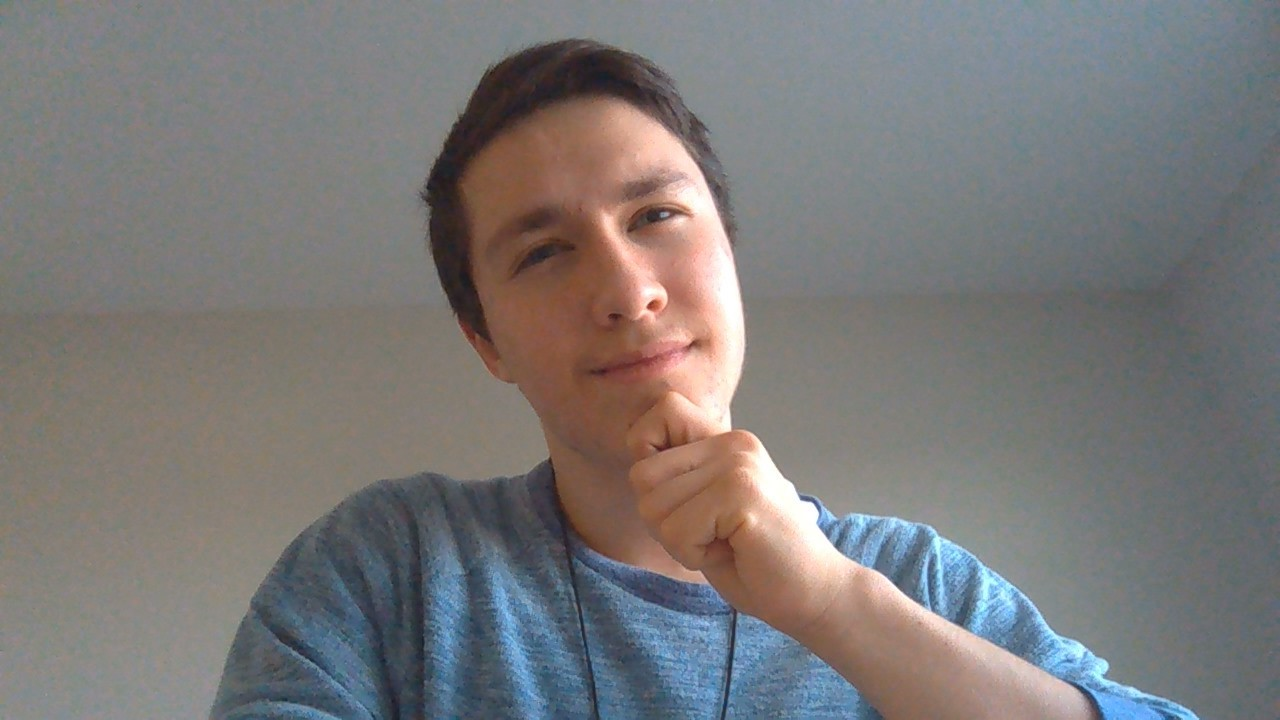
#> input picture Alex.jpg, 1280 x 720 px
$ python -i ImageSketcher.py   (imports and definitions only)
#> lines starting #> are read from the running program, lines starting #| are printed output that depends on the picture; after the words box and inside, x2 and y2 are one past the last pixel; in counts of white or black regions, pixels touching at a corner belong together
#> further down, picture is the input picture: shape (720, 1280, 3); mean B, G, R 120.2, 120.5, 122.6
import cv2
import scipy.ndimage
import numpy as np
from PIL import Image

thresh_in = 240
thresh_out = 255

#An ImageSketcher takes in an input image and can ouput a sketched version of it
class ImageSketcher():
    def __init__(self,img):
        self.img = img

    def getImg(self):
        return self.img
    #Changes the ImageSketcher's input image into a sketched version
    def sketch(self):
        # Convert into grayscale
        gray = self.grayscale(self.img)
#> in grayscale, `return np.dot(rgb[...,:3], [0.299, 0.587, 0.114])`:
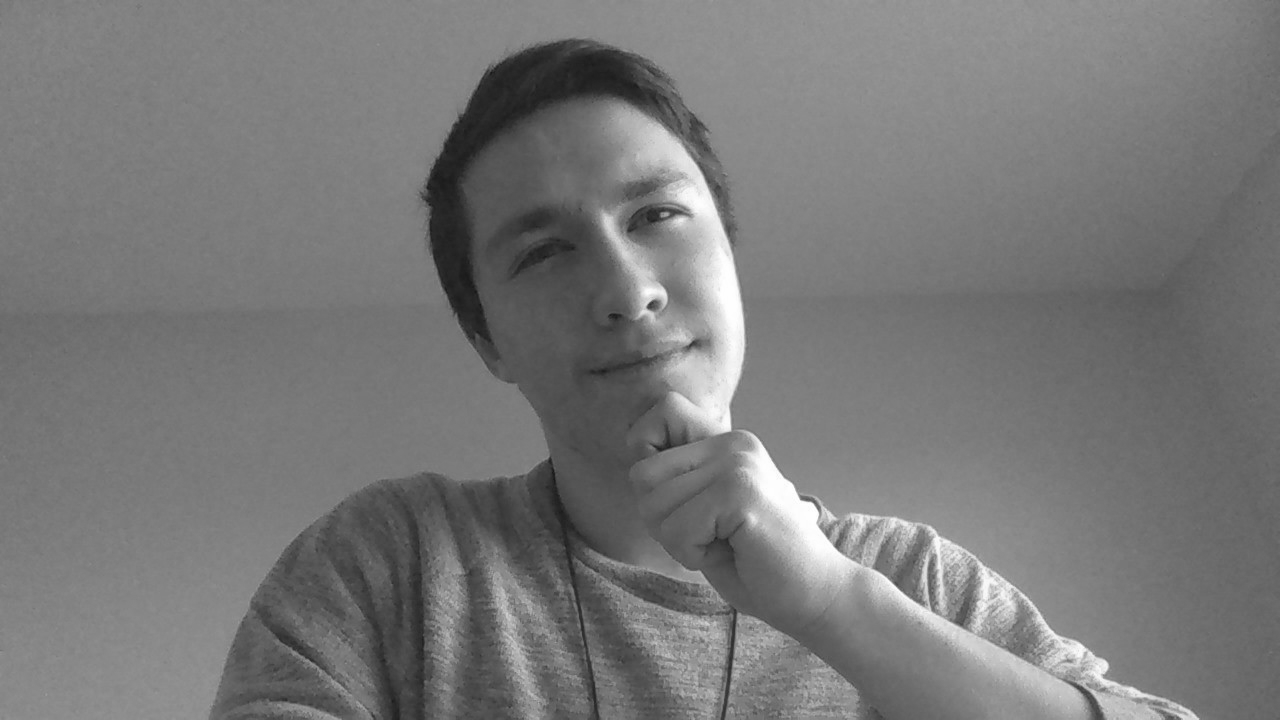
#> returned value: shape (720, 1280) float64; min 22.79, max 255, mean 120.7

        #Inverting the Image
        gray_INV = 255-gray

        #Blurring the Inverted Image with a Gaussian Filter by a certain sigma factor (a greater sigma->a greater blurring --> greater runtime)
        gray_INV_BLUR = scipy.ndimage.filters.gaussian_filter(gray_INV,sigma=10)
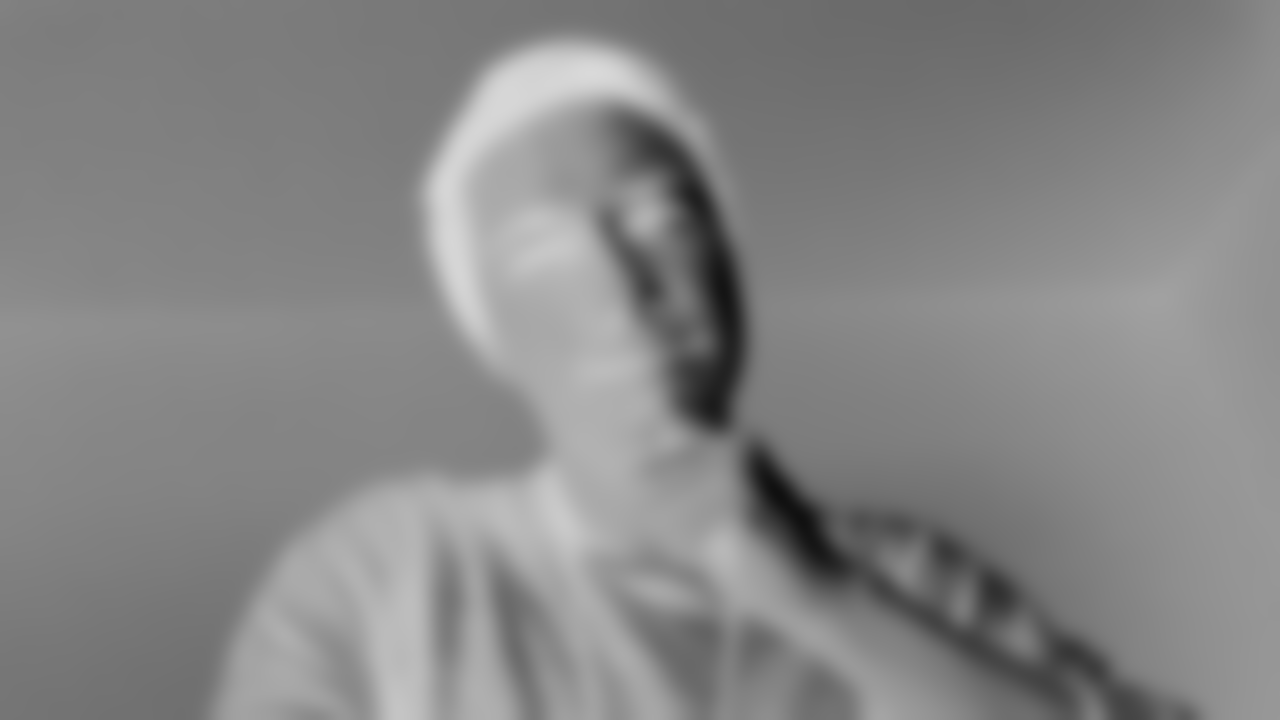
#> gray_INV_BLUR: shape (720, 1280) float64; min 16.09, max 217.3, mean 134.3

        #Applying a Color Dodge between the blurred inverted and original grayscale image
        #And then returning that as the final image
        imgf = self.dodge(gray_INV_BLUR,gray)

        #Getting the edges of the original grayscale image and then inverting them
        edges = cv2.Canny(self.img,200,300) #TODO Change parameters for lower res images < 500 x 500
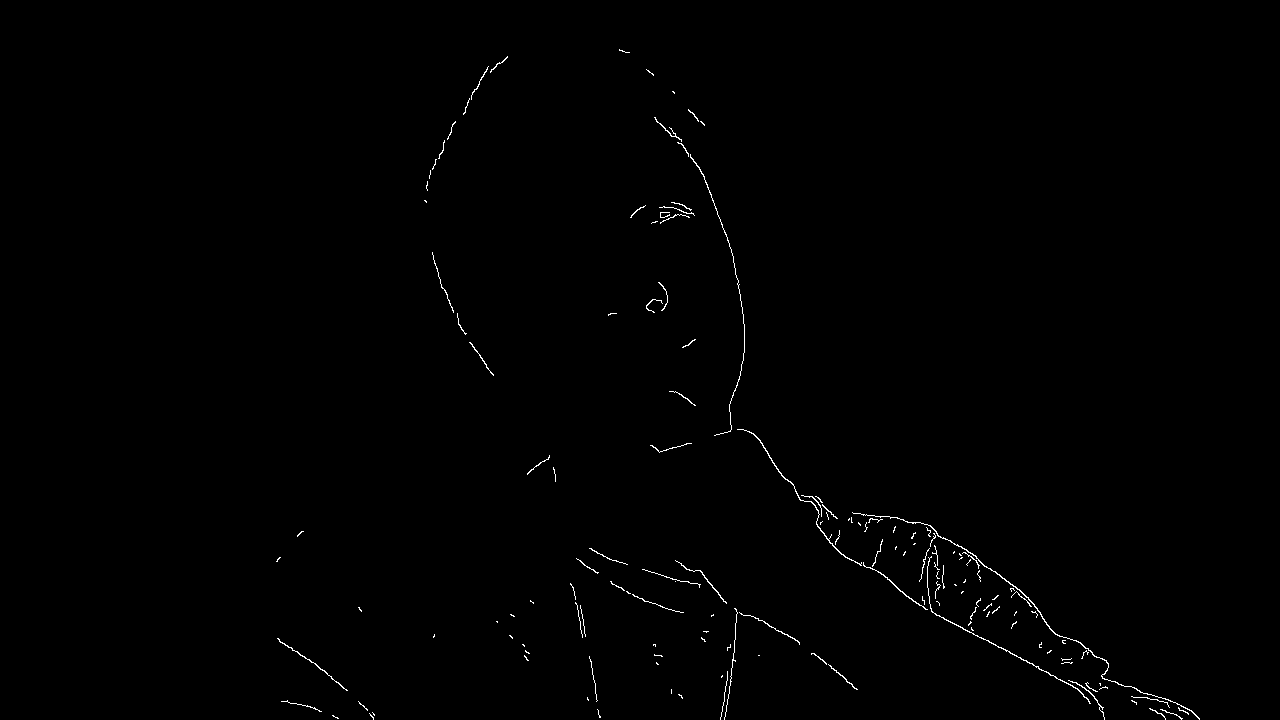
#> edges: shape (720, 1280); 0.5% white in thin lines or dots, all inside (x1, y1, x2, y2) = (276, 49, 1200, 720)

        edges_DILATED = cv2.dilate(edges, np.ones((2,2),np.uint8), iterations = 1)
#> edges_DILATED: shape (720, 1280); 1.1% white in thin lines or dots, all inside (x1, y1, x2, y2) = (276, 49, 1201, 720)

        edges_INV = 255-edges_DILATED

        #Blurring the edges so they're not as sharp
        edges_INV = cv2.GaussianBlur(edges_INV,(3,3),0)

        #Applies a bitwise operator so the edges can subtract from the image and overlay
        imgf = cv2.bitwise_and(imgf,edges_INV,edges_INV)

        #Image is thresholded to make the lines appear more distinct
        thresh, imgf = cv2.threshold(imgf, thresh_in, thresh_out, cv2.THRESH_BINARY)
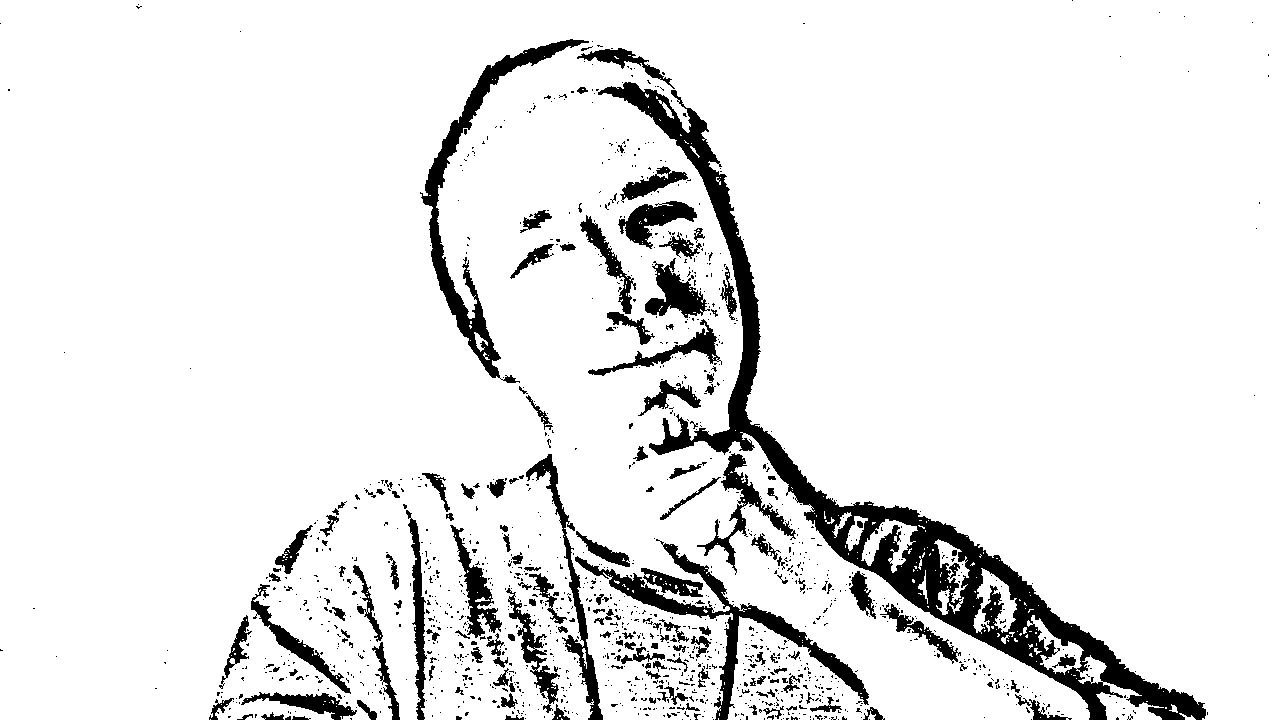
#> imgf: shape (720, 1280); 91.1% white; 1372 black regions (1207 under 20 px), largest, box (x1, y1, x2, y2) and area: (598, 82, 1206, 720) 29867, (420, 39, 589, 383) 6060, (575, 539, 869, 720) 5881
#> thresh = 240

        #Image is then converted to more vibrant gray to accentuate the shading
        imgf = cv2.cvtColor(imgf, cv2.COLOR_GRAY2RGBA)
#> imgf: shape (720, 1280, 4)

        #Finally, we convert our image from a 2D array back into an Image object to be exported
        self.img = Image.fromarray(imgf.astype(np.uint8))


    #Exports the sketched image to the same directory where this file is located
    def exportImage(self, s):
        self.img = self.img.save(s[:-4] + '_sketched.png')

    #Returns a dodged front and back image
    def dodge(self, front,back):
        result=front*255/(254-back)
        result[result>255]=255
        result[back==255]=255
        return result.astype('uint8')

    #Returns a grayscale
    def grayscale(self, rgb):
        return np.dot(rgb[...,:3], [0.299, 0.587, 0.114])

>>> import cv2
>>> picture = cv2.imread('Alex.jpg')
>>> result = ImageSketcher(picture).sketch()
